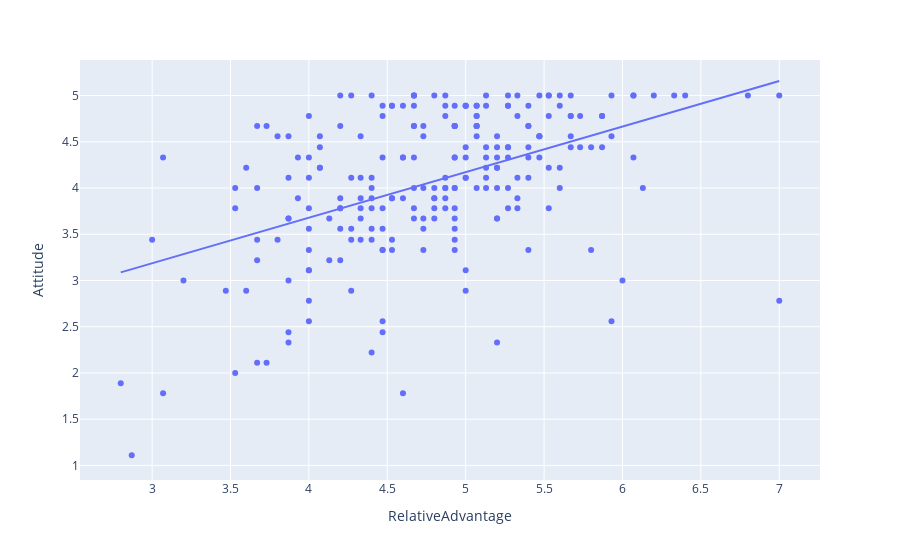
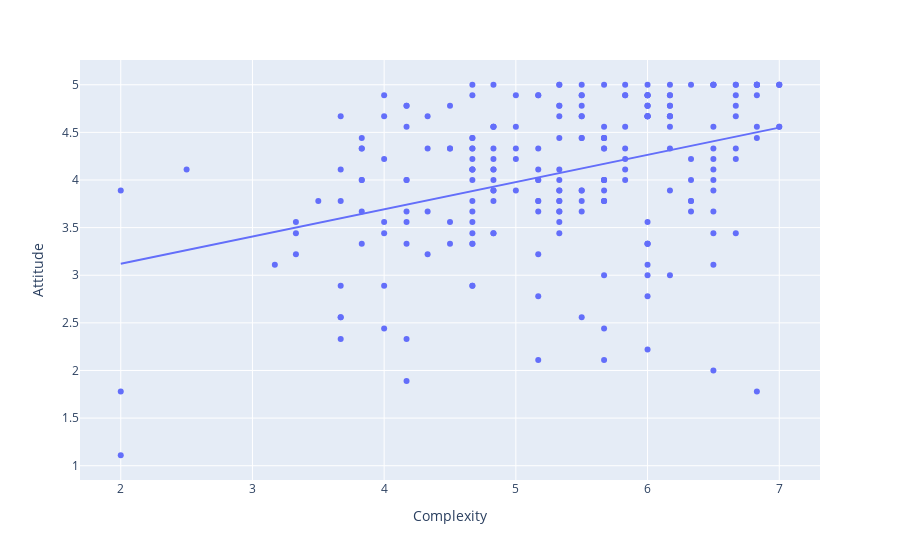

Notebook source saved alongside these figures, in order:
### Markdown cell above
<h3> 3. Let's do some theoretically based plotting</h3>

### Code cell
figRA = px.scatter(df, x='RelativeAdvantage', y='Attitude', trendline='ols')
figRA.show()

figComp = px.scatter(df, x='Complexity', y='Attitude', trendline='ols')
figComp.show()

#figCom = px.scatter(df, x='Compatibility', y='Attitude', trendline='ols', marginal_y='violin', marginal_x='violin')
#figCom.show()

# show different plots with same y-variable in one diagramm: first initiate single plots and stack together
# trace1 = go.Scatter(x=df.RelativeAdvantage, y=df.Attitude, mode='markers', name='Relative Advantage')
# trace2 = go.Scatter(x=df.Compatibility, y=df.Attitude, mode='markers', name='Compatibility')
# trace3 = go.Scatter(x=df.Complexity, y=df.Attitude, mode='markers', name='Complexity')
# figStacked = go.Figure([trace1, trace2, trace3])
# figStacked.show()

### Figure 1 — Plotly figure (JSON) as saved in the notebook; plotly's stock layout.template omitted (floating-point values rounded to 4 significant figures; data arrays with more than 128 entries replaced by an {"elided": "..."} marker saying what was removed)
{"data": [{"hoverlabel": {"namelength": 0}, "hovertemplate": "RelativeAdvantage=%{x}<br>Attitude=%{y}", "legendgroup": "", "marker": {"color": "#636efa", "symbol": "circle"}, "mode": "markers", "name": "", "showlegend": false, "type": "scatter", "x": {"elided": "230 float values"}, "xaxis": "x", "y": {"elided": "230 float values"}, "yaxis": "y"}, {"hoverlabel": {"namelength": 0}, "hovertemplate": "<b>OLS trendline</b><br>Attitude = 0.492833 * RelativeAdvantage + 1.707644<br>R<sup>2</sup>=0.221985<br><br>RelativeAdvantage=%{x}<br>Attitude=%{y} <b>(trend)</b>", "legendgroup": "", "marker": {"color": "#636efa", "symbol": "circle"}, "mode": "lines", "name": "", "showlegend": false, "type": "scatter", "x": {"elided": "230 float values"}, "xaxis": "x", "y": {"elided": "230 float values"}, "yaxis": "y"}], "layout": {"legend": {"tracegroupgap": 0}, "margin": {"t": 60}, "xaxis": {"anchor": "y", "domain": [0, 1], "title": {"text": "RelativeAdvantage"}}, "yaxis": {"anchor": "x", "domain": [0, 1], "title": {"text": "Attitude"}}}}

### Figure 2 — Plotly figure (JSON) as saved in the notebook; plotly's stock layout.template omitted (floating-point values rounded to 4 significant figures; data arrays with more than 128 entries replaced by an {"elided": "..."} marker saying what was removed)
{"data": [{"hoverlabel": {"namelength": 0}, "hovertemplate": "Complexity=%{x}<br>Attitude=%{y}", "legendgroup": "", "marker": {"color": "#636efa", "symbol": "circle"}, "mode": "markers", "name": "", "showlegend": false, "type": "scatter", "x": {"elided": "230 float values"}, "xaxis": "x", "y": {"elided": "230 float values"}, "yaxis": "y"}, {"hoverlabel": {"namelength": 0}, "hovertemplate": "<b>OLS trendline</b><br>Attitude = 0.285829 * Complexity + 2.549110<br>R<sup>2</sup>=0.142365<br><br>Complexity=%{x}<br>Attitude=%{y} <b>(trend)</b>", "legendgroup": "", "marker": {"color": "#636efa", "symbol": "circle"}, "mode": "lines", "name": "", "showlegend": false, "type": "scatter", "x": {"elided": "230 float values"}, "xaxis": "x", "y": {"elided": "230 float values"}, "yaxis": "y"}], "layout": {"legend": {"tracegroupgap": 0}, "margin": {"t": 60}, "xaxis": {"anchor": "y", "domain": [0, 1], "title": {"text": "Complexity"}}, "yaxis": {"anchor": "x", "domain": [0, 1], "title": {"text": "Attitude"}}}}
